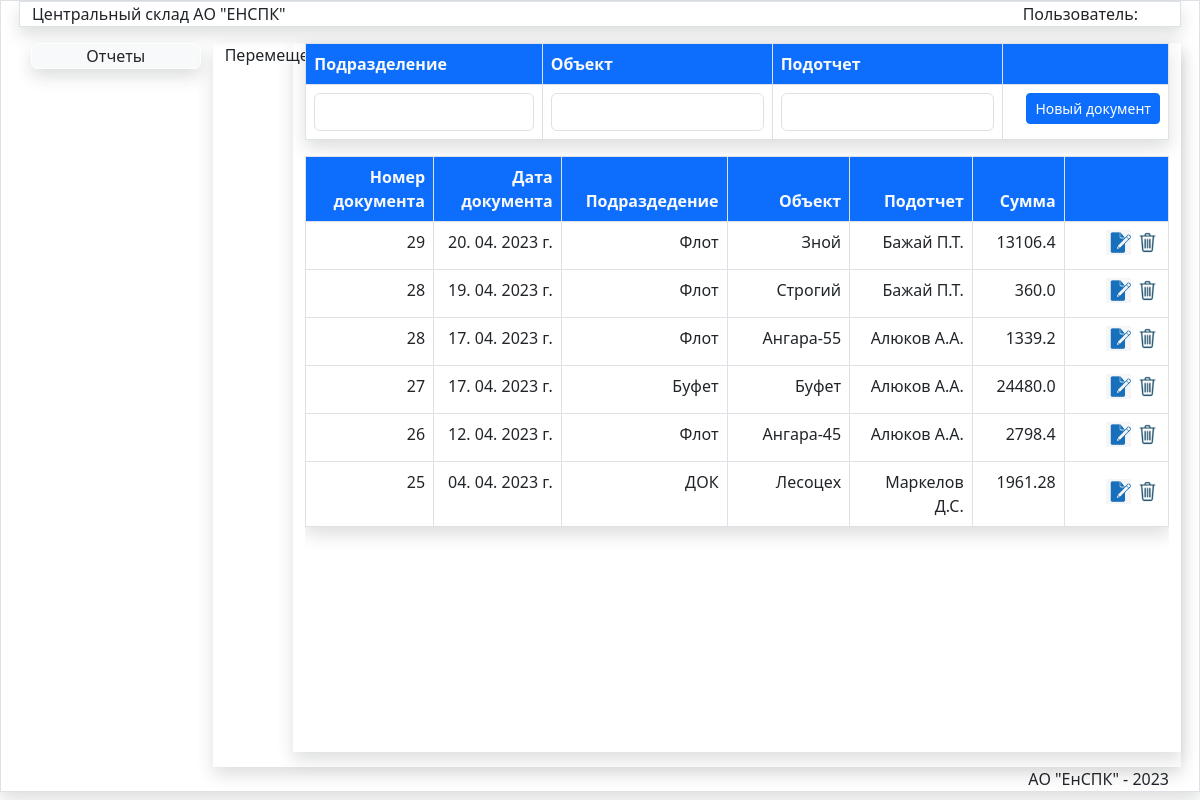
The page /JurnalMove/ on the database its author committed.
### store/models.py (models this page shows)
class Jurnal(models.Model):
    oper=models.IntegerField(verbose_name="Код операции")
    nomerdoc=models.CharField(max_length=50,verbose_name='Номер документа')
    datadoc=models.DateTimeField(verbose_name='Дата документа')
    postav=models.ForeignKey(Postav,verbose_name='Поставщик',on_delete=models.PROTECT)
    obct=models.ForeignKey(Obct,verbose_name='Объект',on_delete=models.PROTECT)
    podraz=models.ForeignKey(Podraz,verbose_name='Подразделение',on_delete=models.PROTECT)
    fio=models.ForeignKey(Fio,verbose_name='Подотчет',on_delete=models.PROTECT)
    spis=models.ForeignKey(Spis,blank=True,null=True,verbose_name='Причина списания',on_delete=models.PROTECT)
    summa=models.FloatField(verbose_name='Сумма',default=0)
    nds=models.IntegerField(verbose_name='НДС',default=20)
    summawithnds=models.FloatField(verbose_name='Сумма с НДС',default=0)
    updated_at = models.DateTimeField(auto_now=True, verbose_name='Создан')
    created_at = models.DateTimeField(auto_now_add=True, verbose_name='Обновлен')
    class Meta:
        verbose_name = 'Документ'
        verbose_name_plural = 'Документы'
        ordering = ['-datadoc', ]

class Podraz(models.Model):
    title = models.CharField(max_length=150, verbose_name='Название подразделения', unique=True)
    def __str__(self):
        return self.title
    class Meta:
        verbose_name = 'Подразделение'
        verbose_name_plural = 'Подразделения'
        ordering = ['title', ]

class Obct(models.Model):
    title = models.CharField(max_length=150, verbose_name='Объект',unique=True )
    podraz=models.ForeignKey(Podraz,verbose_name='Подразделение',on_delete=models.PROTECT)
    def __str__(self):
        return self.title
    class Meta:
        verbose_name = 'Объект'
        verbose_name_plural = 'Объекты'
        ordering = ['podraz','title', ]

class Fio(models.Model):
    title = models.CharField(max_length=150, verbose_name='Подотчетное лицо',unique=True )
    def __str__(self):
        return self.title
    class Meta:
        verbose_name = 'Подочтетное лицо'
        verbose_name_plural = 'Подотчетные лица'
        ordering = ['title', ]

### store/views.py (the view, shortened to what this page needs)
# urls.py: path('JurnalMove/', JurnalMove, name='JurnalMove'),  # Журнал документов перемещения
def JurnalMove(request):
    postav=Postav.objects.get(pk=9)
    jurnalmove=Jurnal.objects.filter(oper=3).order_by('-created_at')
    nomer=Nomer.objects.get(pk=1)
    obct = Obct.objects.all()
    fio = Fio.objects.all()
    podraz = Podraz.objects.all()
    return render(request,'store/Doc/JurnalMove.html',{'podraz':podraz,
    'jurnalpost':jurnalmove,'pic_label':'Перемещение','title':'Журнал передачи ТМЦ',
    'obct':obct,'fio':fio,'current_date':date.today()})

### store/templatetags/store.py (called while the page is built)
@register.simple_tag
def abs_tag(text):
    return abs(text)

### store/templates/store/Doc/JurnalMove.html (shortened to what this page needs)
{% extends 'store/menu.html' %}
{% load static %}
{% block DataArea %}
{% load store %}
<div class="row">
<div class="col-md-1">{{pic_label}}</div>
<div class="col-md-11 mx-auto shadow">
<table class="table shadow table-bordered table-hover">
<thead class="bg-primary text-light">
<tr>
<th style="width:16.6%" class="text-start">Подразделение</th>
<th style="width:16.6%" class="text-start">Объект</th>
 <th style="width:16.6%" class="text-start">Подотчет</th>
<th style="width:12%" class="text-start"></th>
</tr>
</thead>
    <form method="post" id="post-move">
    <tr style="align:middle">
   <td class="border text-end" >
   <select name="postav" id="id_podraz_move" class="form-control  " required >
   <option selected></option>
   {% for item in podraz %}
   <option value="{{item.id}}">{{item.title}}</option>
   {% endfor %}
   </select>
   </td>
   <td class="border text-end" >
   <select name="postav" id="id_obct_move" class="form-control  " required >
   <option selected></option>
   </select>
    </td>
   <td class="border text-start" >
   <select name="postav" id="id_fio_move" class="form-control  " required >
   <option selected></option>
   {% for item in fio %}
   <option value="{{item.id}}">{{item.title}}</option>
   {% endfor %}
   </select>
    </td>
    <td  class="border text-end"> <button type="submit" class="btn  btn-primary btn-sm mb-1 " id="savebtn">Новый документ</button></td>
    </form>
</table>
<div class="scrolltable">
<table class="table shadow table-bordered table-hover">
<thead class="bg-primary text-light">
     <th style="width:12%;" class="text-end">Номер документа</th>
<th style="width:12%;" class=" text-end" >Дата документа</th>
<th style="width:10%;" class=" text-end" >Подраздедение</th>
<th style="width:12%;" class=" text-end" >Объект</th>
 <th style="width:12%;" class=" text-end" >Подотчет</th>
<th style="width:9%;" class=" text-end" >Сумма</th>
<th style="width:10.2%;" class=" text-end"></th>
</thead>
    <tbody id="move-doc">
<form method="post" id="item-move-form">
    {% for item in jurnalpost %}
    <tr><td  class="border text-end fixed">{{item.nomerdoc}}</td>
    <td   class="border text-end">{{item.datadoc|date:"d. m. Y г." }}</td>
     <td   class="border text-end">{{item.podraz}}</td>
    <td   class="border text-end">{{item.obct}}</td>
    <td   class="border text-end">{{item.fio}}</td>
    <td   class="border text-end">{% abs_tag item.summawithnds %}</td>
    <td class="text-end align-middle border" ><input data-sid="{{item.pk}}" data-update="{{url_update}}" value="Update" type="image" class="btn-move-update mr-3" src="{% static '/images/edit2.png' %}" width="25px" >
   <input data-sid="{{item.pk}}" data-del="{{url_delete}}" class="btn-move-del " value="Delete" type="image" src="{% static '/images/del.png' %}" width="25px"> </td>
    </tr>
    {% endfor %}
    </form>
    </tbody>
</table>
</div>
</div>
</div>
{% endblock DataArea %}

### store/static/css/my.css (style rules this page uses)
.scrolltable { display:block; overflow-y: auto; height:74.5vh; }

### rows shown on the page
Jurnal: nomerdoc "29", datadoc "20. 04. 2023 г.", podraz "Флот", obct "Зной", fio "Бажай П.Т.", summawithnds "13106.4"
Jurnal: nomerdoc "28", datadoc "19. 04. 2023 г.", podraz "Флот", obct "Строгий", fio "Бажай П.Т.", summawithnds "360.0"
Jurnal: nomerdoc "28", datadoc "17. 04. 2023 г.", podraz "Флот", obct "Ангара-55", fio "Алюков А.А.", summawithnds "1339.2"
Jurnal: nomerdoc "27", datadoc "17. 04. 2023 г.", podraz "Буфет", obct "Буфет", fio "Алюков А.А.", summawithnds "24480.0"
Jurnal: nomerdoc "26", datadoc "12. 04. 2023 г.", podraz "Флот", obct "Ангара-45", fio "Алюков А.А.", summawithnds "2798.4"
Jurnal: nomerdoc "25", datadoc "04. 04. 2023 г.", podraz "ДОК", obct "Лесоцех", fio "Маркелов Д.С.", summawithnds "1961.28"

### other values the page prints
{{ pic_label }} "Перемещение"
